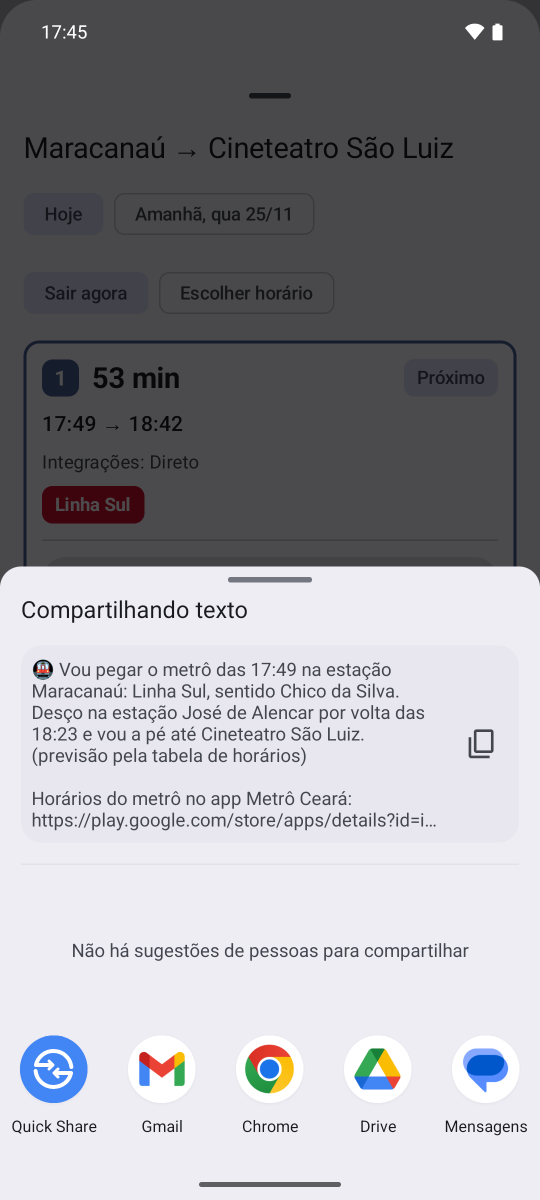
#> input picture tools/video/capturas/instagram/avisar-saoluiz-texto.png, 1080 x 2400 px, given in place of icon.png, which was not available (shown at 1/2 size)
$ python instagram_site.py
#> lines starting #> are read from the running program, lines starting #| are printed output that depends on the picture; after the words box and inside, x2 and y2 are one past the last pixel; in counts of white or black regions, pixels touching at a corner belong together
### tools/video/instagram_app.py
"""Carrossel da Nina (dia 16 de divulgacao/instagram-calendario/), em 1080x1350 (4:5), roxo
da cor do rostinho no app.

Os outros dias do app (1 a 15) viraram, em 21/11/2026, vídeos de conversa feitos por
historias.py; as funções de carrossel (capa, tela, lista, final) ficam aqui para a Nina e
para posts novos que precisem ser imagem.

    VIDEO_WORK=/tmp/metro-video python3 tools/video/instagram_app.py
"""
import os
import shutil
import subprocess
import sys

from PIL import Image, ImageDraw

sys.path.insert(0, os.path.dirname(os.path.abspath(__file__)))
import frames as fr  # noqa: E402

ROOT = fr.ROOT
HERE = os.path.dirname(os.path.abspath(__file__))
CAP = os.path.join(HERE, "capturas", "instagram")
OUT = os.path.join(ROOT, "divulgacao", "instagram-calendario")
WORK = os.path.join(os.environ.get("VIDEO_WORK", "/tmp/metro-video"), "insta")
FF = os.environ.get("FFMPEG", "ffmpeg")
os.makedirs(OUT, exist_ok=True)
os.makedirs(WORK, exist_ok=True)
SITE = "giovanildo.github.io/metro-ceara-horarios"

PLAY = "https://play.google.com/store/apps/details?id=io.github.giova.metroceara&referrer=utm_source%3Dinstagram"
LITE = "https://giovanildo.github.io/metro-ceara-horarios/app/?utm_source=instagram"

W, H = 1080, 1350
WHITE = (255, 255, 255)
INK = (28, 28, 30)
AZUL = dict(bg=(47, 69, 120), sub=(217, 226, 255), cor=(47, 69, 120))
AVISO = dict(bg=(237, 28, 36), sub=(255, 220, 222), cor=(200, 20, 30))
VERDE = (22, 130, 70)
# Roxo do rostinho da Nina no app (res/drawable/ic_nina.xml).
ROXO = dict(bg=(107, 74, 158), sub=(232, 222, 248), cor=(107, 74, 158))
F = fr.font
B, R = fr.BOLD, fr.REG


def cap(name):
    return os.path.join(CAP, name)


# [6 lines left out: function rounded, not called in this run]


def centered(d, text, fnt, y, fill, width=W - 120, gap=12):
    for line in fr.wrap(d, text, fnt, width):
        d.text(((W - d.textlength(line, font=fnt)) / 2, y), line, font=fnt, fill=fill)
        y += fnt.size + gap
    return y


def rodape(im, d, tema, texto="Grátis no Google Play · sem anúncios"):
    ic, mask = fr.rounded_icon(90)
    fy = H - 125
    fn, fc = F(B, 44), F(R, 32)
    t1 = "Metrô Ceará"
    tw = max(d.textlength(t1, font=fn), d.textlength(texto, font=fc))
    x0 = (W - (90 + 24 + tw)) / 2
    im.paste(ic, (int(x0), fy), mask)
    d.text((x0 + 114, fy - 4), t1, font=fn, fill=WHITE)
    d.text((x0 + 114, fy + 50), texto, font=fc, fill=tema["sub"])


def numero(d, n, total, tema):
    """'2/5' discreto no canto, para quem vê o carrossel saber que tem mais."""
    if not total:
        return
    s = f"{n}/{total}"
    fs = F(B, 30)
    d.text((W - 50 - d.textlength(s, font=fs), 34), s, font=fs, fill=tema["sub"])


# [29 lines left out: function tela, not called in this run]


def marca(d, x, y, ok):
    """Bolinha verde com visto ou vermelha com X (a fonte não tem os símbolos)."""
    r = 22
    d.ellipse((x, y, x + 2 * r, y + 2 * r), fill=VERDE if ok else AVISO["bg"])
    if ok:
        d.line([(x + 11, y + 23), (x + 19, y + 31), (x + 34, y + 14)], fill=WHITE, width=6, joint="curve")
    else:
        d.line([(x + 14, y + 14), (x + 30, y + 30)], fill=WHITE, width=6)
        d.line([(x + 30, y + 14), (x + 14, y + 30)], fill=WHITE, width=6)


# [122 lines left out: functions lista, capa, final, not called in this run]


def save(im, name):
    path = os.path.join(OUT, name)
    im.save(path, optimize=True)
    print(path)


# [151 lines left out: functions nina_icon, com_borda, marca_nina, moldura_reels, cartao_final_reels, reels and 1 more, not called in this run]


# [2 lines that do not run on import are left out]

### tools/video/frames.py
"""Quadros (PNG 1080x1920) para os vídeos: moldura com legenda e cartões."""
import os
import subprocess

import qrcode
from PIL import Image, ImageDraw, ImageFont

ROOT = os.path.dirname(os.path.dirname(os.path.dirname(os.path.abspath(__file__))))

W, H = 1080, 1920
RED = (237, 28, 36)
DARK = (28, 28, 30)
WHITE = (255, 255, 255)
BOLD = "/usr/share/fonts/truetype/noto/NotoSans-Bold.ttf"
REG = "/usr/share/fonts/truetype/noto/NotoSans-Regular.ttf"
ICON = os.path.join(ROOT, "docs", "img", "icon.png")
SITE = "giovanildo.github.io/metro-ceara-horarios"

# Onde o vídeo/tela do celular entra. Cada vídeo ajusta PH_W/PH_X ao formato da tela.
PH_H = 1420
PH_W = round(1080 * PH_H / 2272 / 2) * 2
PH_X = (W - PH_W) // 2
PH_Y = 390
RADIUS = 44
BORDER = 16


def font(path, size):
    return ImageFont.truetype(path, size)


def wrap(draw, text, fnt, width):
    lines = []
    for para in text.split("\n"):
        words, line = para.split(), ""
        for w in words:
            test = (line + " " + w).strip()
            if draw.textlength(test, font=fnt) <= width:
                line = test
            else:
                lines.append(line)
                line = w
        lines.append(line)
    return lines


# [39 lines left out: functions text_block, footer, phone_frame, not called in this run]


def rounded_icon(size):
    """O ícone do app com os cantos arredondados, como na tela do celular: (imagem, máscara)."""
    ic = Image.open(ICON).convert("RGB").resize((size, size), Image.LANCZOS)
    mask = Image.new("L", ic.size, 0)
    ImageDraw.Draw(mask).rounded_rectangle((0, 0, size - 1, size - 1), radius=size // 5, fill=255)
    return ic, mask


# [125 lines left out: functions qr_image, card, draw_mock, marks, to_cfr, clip and 2 more, not called in this run]

### tools/video/instagram_site.py
"""Posts do Instagram sobre o site-guia: hoje só a tabela do dia 23 (app × lite × site); os dias
17 a 22 viraram vídeos de conversa em historias.py (21/11/2026).

Tira as capturas sozinho: serve docs/ num servidor local que fixa o relógio da
página (sábado 21/11/2026 às 07:25, para "Próximas partidas" não mostrar a
madrugada) e fotografa cada página no Chrome sem janela, com largura de
celular (412 px × 2,625 = 1082 px). As fotos do Commons e os vídeos vêm da
internet. Depois monta as imagens 4:5 e o Reels com as funções de
instagram_app.py.

    VIDEO_WORK=/tmp/metro-video python3 tools/video/instagram_site.py

Os recortes são em pixels da página fotografada (1082 de largura). Se o site
mudar de layout, confira as capturas em $VIDEO_WORK/insta/site/ e ajuste.
"""
import http.server
import io
import os
import subprocess
import sys
import threading

sys.path.insert(0, os.path.dirname(os.path.abspath(__file__)))
import instagram_app as ig  # noqa: E402

DOCS = os.path.join(ig.ROOT, "docs")
SHOTS = os.path.join(ig.WORK, "site")
os.makedirs(SHOTS, exist_ok=True)
QUANDO = "2026-11-21T07:25:00-03:00"
PORTA = 8767
CHROME = os.environ.get("CHROME", "google-chrome")

# (nome, caminho no site, altura da janela em px CSS)
PAGINAS = [
    ("home", "", 6000),
    ("estacao", "estacoes/parangaba/", 9000),
    ("turismo", "fortaleza-de-metro/", 6000),
    ("literatura", "literatura/", 6000),
    ("leste", "linhas/linha-leste/", 5000),
    ("lite", "app/", 915),
]

INJ = ('<script>(()=>{const R=Date,off=new R("%s")-R.now();'
       'class D extends R{constructor(...a){a.length?super(...a):super(R.now()+off)}static now(){return R.now()+off}}'
       'window.Date=D})()</script>' % QUANDO).encode()
# Só na lite: já visitou (sem o Conte sobre você), convite do Android fechado e
# a localização perto de São Benedito, liberada.
INJ_LITE = ('<script>(()=>{try{localStorage.setItem("visitas","3");localStorage.setItem("localizacao","sim");'
            'localStorage.setItem("convite-fechado","1")}catch(e){}'
            'const pos={coords:{latitude:-3.7330,longitude:-38.5363,accuracy:15},timestamp:Date.now()};'
            'Object.defineProperty(navigator,"geolocation",{value:{getCurrentPosition:(ok)=>setTimeout(()=>ok(pos),50),'
            'watchPosition:(ok)=>{setTimeout(()=>ok(pos),50);return 1},clearWatch:()=>{}}});'
            'if(navigator.permissions){const q=navigator.permissions.query.bind(navigator.permissions);'
            'navigator.permissions.query=(d)=>d&&d.name==="geolocation"?Promise.resolve({state:"granted"}):q(d)}'
            '})()</script>').encode()


class Pagina(http.server.SimpleHTTPRequestHandler):
    """docs/ com o relógio da página trocado (só nas .html)."""

    def __init__(self, *a, **k):
        super().__init__(*a, directory=DOCS, **k)

    # [13 lines left out: function send_head, not called in this run]

    def log_message(self, *a):
        pass


# [13 lines left out: function capturar, not called in this run]


def s(nome):
    return os.path.join(SHOTS, nome + ".png")


# [9 lines left out: function rolagem, not called in this run]


def final_site(name, n, total):
    ig.final(name, n=n, total=total, title="Tudo isso no site", body=ig.SITE, nota="Link na bio")


from PIL import Image, ImageDraw  # noqa: E402

PLAY_TXT = "Google Play · Android 7 ou mais novo"
LITE_URL = "giovanildo.github.io/metro-ceara-horarios/app"


# [44 lines left out: function plataforma, not called in this run]


# (recurso, app, lite, site): True/False, ou um texto curto.
COMPARA = [
    ("Próximos horários", True, True, True),
    ("Roteiro com integração", True, True, False),
    ("Aviso da hora de sair", True, True, False),
    ("Aviso antes de descer (modo viagem)", True, False, False),
    ("Widget na tela inicial", True, False, False),
    ("Abre sem internet", True, True, False),
    ("Funciona no iPhone", False, True, True),
    ("Fotos, história e turismo", False, False, True),
    ("Precisa instalar?", "Play Store", "Não", "Não"),
]


def tabela(name, n=None, total=None, story=False, tema=ig.AZUL):
#> called with name = 'dia23-app-lite-site.png', story = False
    W, H = ig.W, (1920 if story else ig.H)
    im = Image.new("RGB", (W, H), tema["bg"])
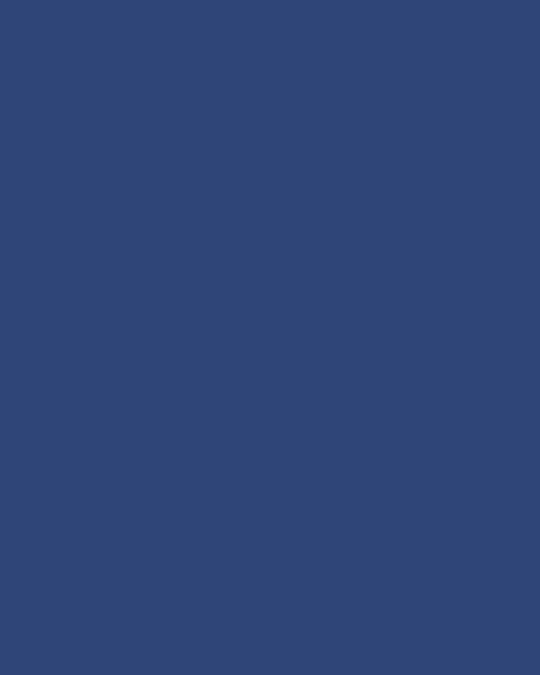
#> im: PIL image 1080x1350 RGB (shown at 1/2 size); mean R, G, B 47, 69, 120
    d = ImageDraw.Draw(im)
    ig.numero(d, n, total, tema)
    y = 230 if story else 60
    y = ig.centered(d, "App, lite ou site?", ig.F(ig.B, 80), y, ig.WHITE)
#> y = 152
    y = ig.centered(d, "O que cada um faz", ig.F(ig.R, 40), y, tema["sub"]) + 30
#> the loop in centered (call 2), `for line in fr.wrap(d, text, fnt, width):` made 1 pass
#> y on pass 1: 204
#> y = 234
    x0, x1 = 40, W - 40
    cw = 150 if not story else 160
    cols = [x1 - 3 * cw, x1 - 2 * cw, x1 - cw]
    rh = 118 if story else 84
    top = y
#> top = 234
    d.rounded_rectangle((x0, top, x1, top + 90 + rh * len(COMPARA) + 10), radius=30, fill=ig.WHITE)
    fh = ig.F(ig.B, 40 if story else 32)
    for cx, t in zip(cols, ["App", "Lite", "Site"]):
        d.text((cx + cw // 2 - d.textlength(t, font=fh) / 2, top + 28), t, font=fh, fill=tema["cor"])
    yy = top + 90
#> yy = 324
    fr_ = ig.F(ig.R, 38 if story else 31)
    fs = ig.F(ig.B, 30 if story else 26)
    for i, (rec, *vals) in enumerate(COMPARA):
        if i % 2 == 0:
            d.rectangle((x0, yy, x1, yy + rh), fill=(240, 243, 250))
        lines = ig.fr.wrap(d, rec, fr_, cols[0] - x0 - 40)
        lh = fr_.size + 8
        ty = yy + (rh - len(lines) * lh) / 2
        for line in lines:
            d.text((x0 + 30, ty), line, font=fr_, fill=ig.INK)
            ty += lh
        for cx, v in zip(cols, vals):
            if isinstance(v, bool):
                ig.marca(d, cx + cw // 2 - 22, yy + rh / 2 - 22, v)
            else:
                d.text((cx + cw // 2 - d.textlength(v, font=fs) / 2, yy + rh / 2 - 17), v, font=fs, fill=ig.INK)
        yy += rh
#> this loop made 9 passes
#> (lines, yy) on passes 1 to 8: (['Próximos horários'], 408), (['Roteiro com integração'], 492), (['Aviso da hora de sair'], 576), (['Aviso antes de descer (modo', 'viagem)'], 660), (['Widget na tela inicial'], 744), (['Abre sem internet'], 828), (['Funciona no iPhone'], 912), (['Fotos, história e turismo'], 996)
#> after the loop, yy = 1080
    y = yy + 40
#> y = 1120
    if story:
        y = ig.centered(d, "Todos grátis, sem anúncio e sem cadastro", ig.F(ig.B, 40), y + 20, ig.WHITE) + 20
        y = ig.centered(d, "Link na bio", ig.F(ig.R, 40), y, tema["sub"])
        ic, mask = ig.fr.rounded_icon(110)
        im.paste(ic, ((W - 110) // 2, min(H - 150, y + 40)), mask)
    else:
        ig.centered(d, "Todos grátis, sem anúncio e sem cadastro", ig.F(ig.B, 36), y, ig.WHITE)
        ig.rodape(im, d, tema)
#> in rounded_icon, `ImageDraw.Draw(mask).rounded_rectangle((0, 0, size - 1, size - 1), rad..`:
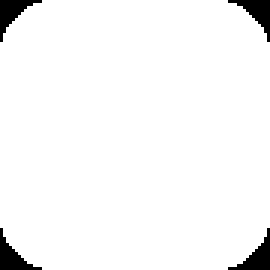
#> mask: PIL image 90x90 L (shown 3 times larger); 96.3% white; 4 black regions, box (x1, y1, x2, y2) and area: (0, 0, 14, 14) 74, (76, 0, 90, 14) 74, (0, 76, 14, 90) 74, (76, 76, 90, 90) 74
#> in rodape, `im.paste(ic, (int(x0), fy), mask)`:
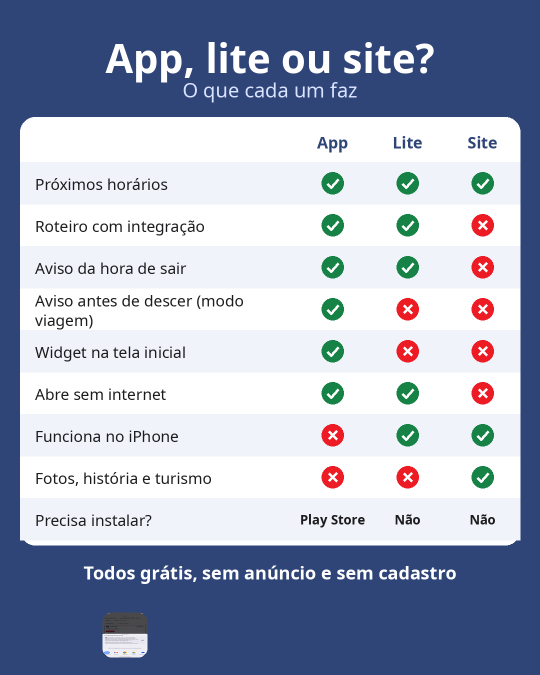
#> im: PIL image 1080x1350 RGB (shown at 1/2 size); mean R, G, B 162.7, 171.6, 192.8
    ig.save(im, name)


def main():
    """Só o dia 23 (a tabela app × lite × site). Os dias 17 a 22 viraram, em 21/11/2026, vídeos
    de conversa em historias.py; capturar(), rolagem(), plataforma() e final_site() ficam aqui
    para posts novos do site que precisem ser imagem ou rolagem."""
    # Dia 23 (sex 18/12) — Imagem e story: a tabela, para salvar e compartilhar
    tabela("dia23-app-lite-site.png")
    tabela("dia23-app-lite-site-story.png", story=True)
#> call 2 of tabela, with name = 'dia23-app-lite-site-story.png', story = True
#> in tabela (call 2), `W, H = ig.W, (1920 if story else ig.H)`: W = 1080; H = 1920
#> in tabela (call 2), `im = Image.new("RGB", (W, H), tema["bg"])`:
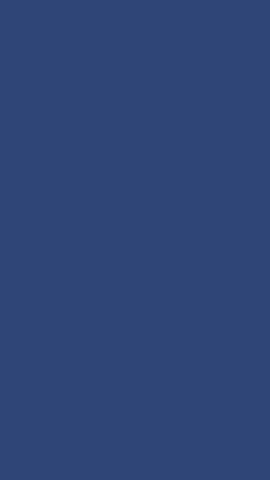
#> im: PIL image 1080x1920 RGB (shown at 1/4 size); mean R, G, B 47, 69, 120
#> in tabela (call 2), `y = ig.centered(d, "App, lite ou site?", ig.F(ig.B, 80), y, ig.WHITE)`: y = 322
#> in tabela (call 2), `y = ig.centered(d, "O que cada um faz", ig.F(ig.R, 40), y, tema["sub"]..`: y = 404
#> in tabela (call 2), `x0, x1 = 40, W - 40`: x0 = 40; x1 = 1040
#> in tabela (call 2), `cols = [x1 - 3 * cw, x1 - 2 * cw, x1 - cw]`: cols = [560, 720, 880]
#> in tabela (call 2), `top = y`: top = 404
#> the loop in tabela (call 2), `for cx, t in zip(cols, ["App", "Lite", "Site"]):` made 3 passes
#> (cx, t) on passes 1 to 3: (560, 'App'), (720, 'Lite'), (880, 'Site')
#> in tabela (call 2), `yy = top + 90`: yy = 494
#> the loop in tabela (call 2), `for i, (rec, *vals) in enumerate(COMPARA):` made 9 passes
#> (lines, yy) on passes 1 to 8: (['Próximos horários'], 612), (['Roteiro com integração'], 730), (['Aviso da hora de sair'], 848), (['Aviso antes de descer', '(modo viagem)'], 966), (['Widget na tela inicial'], 1084), (['Abre sem internet'], 1202), (['Funciona no iPhone'], 1320), (['Fotos, história e turismo'], 1438)
#> after the loop in tabela (call 2), `for i, (rec, *vals) in enumerate(COMPARA):`: yy = 1556
#> in tabela (call 2), `y = yy + 40`: y = 1596
#> in tabela (call 2), `y = ig.centered(d, "Todos grátis, sem anúncio e sem cadastro", ig.F(ig..`: y = 1688
#> in tabela (call 2), `y = ig.centered(d, "Link na bio", ig.F(ig.R, 40), y, tema["sub"])`: y = 1740
#> call 2 of rounded_icon, with size = 110
#> in rounded_icon (call 2), `ic = Image.open(ICON).convert("RGB").resize((size, size), Image.LANCZOS)`:
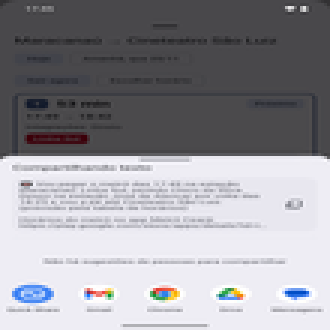
#> ic: PIL image 110x110 RGB (shown 3 times larger); mean R, G, B 153, 152.3, 157.9
#> in rounded_icon (call 2), `ImageDraw.Draw(mask).rounded_rectangle((0, 0, size - 1, size - 1), rad..`:
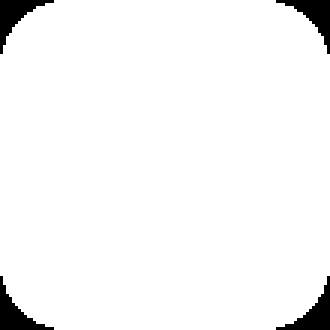
#> mask: PIL image 110x110 L (shown 3 times larger); 96.3% white; 4 black regions, box (x1, y1, x2, y2) and area: (0, 0, 18, 18) 111, (92, 0, 110, 18) 111, (0, 92, 18, 110) 111, (92, 92, 110, 110) 111
#> in tabela (call 2), `im.paste(ic, ((W - 110) // 2, min(H - 150, y + 40)), mask)`:
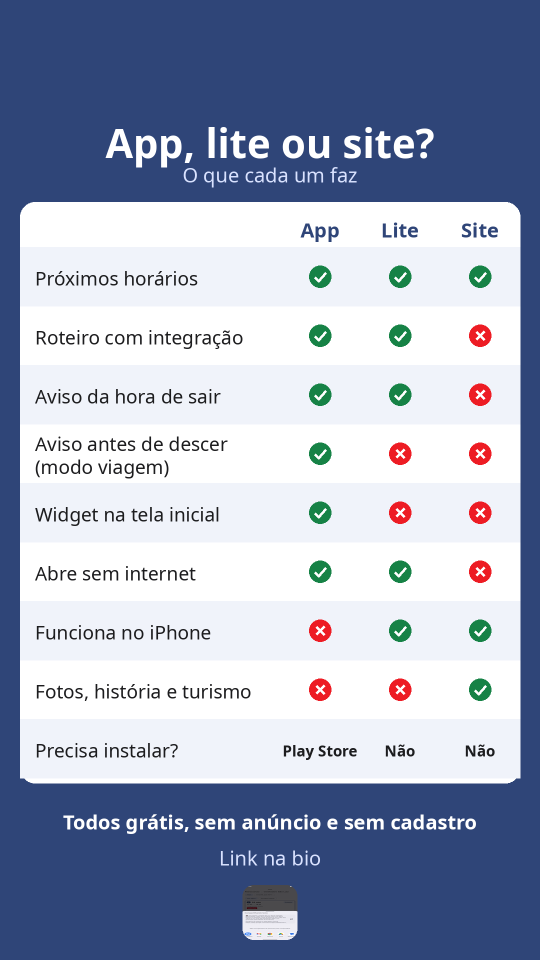
#> im: PIL image 1080x1920 RGB (shown at 1/2 size); mean R, G, B 157.2, 167, 189.9


if __name__ == "__main__":
    main()
